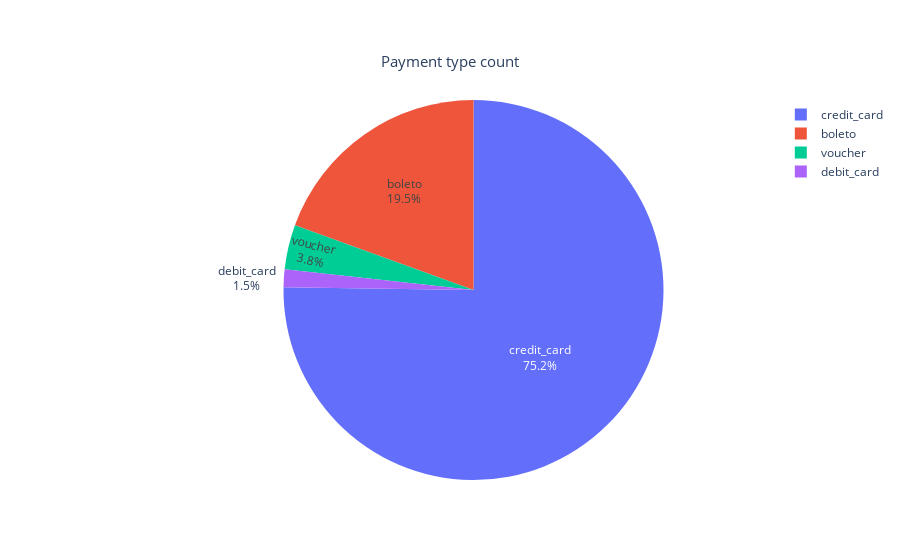

Notebook code cell kept with this figure:
### Code cell
# Import the required library for graph objects (그래프 객체 라이브러리 호출)
import plotly.graph_objects as go

# Create a figure for the pie chart (파이 차트용 Figure 생성)
fig = go.Figure()

# Add a pie chart trace to the figure (파이 차트 트레이스 추가)
fig.add_trace(
    go.Pie(
        labels=payment_type_count.index,     # Slice labels are the payment types (슬라이스 라벨: 결제 수단)
        values=payment_type_count.values,    # Slice sizes are the order counts (슬라이스 크기: 주문 수)
        textinfo="label+percent"             # Display label and percentage (라벨과 백분율 표시)
    )
)

# Update the layout of the chart (차트 레이아웃 업데이트)
fig.update_layout(
    {
        "title": {
            "text": "Payment type count",    # Title text (그래프 제목)
            "font": {
                "size": 15                   # Title font size (제목 글자 크기)
            },
            "x": 0.5,                        # Center the title horizontally (제목을 수평 중앙에 정렬)
            "y": 0.9                         # Vertical position of the title (제목의 수직 위치)
        },
        "showlegend": True                   # Show legend (범례 표시)
    }
)

fig.show()  # Display the pie chart (파이 차트 출력)

### Figure 1 — Plotly figure (JSON) as saved in the notebook; plotly's stock layout.template omitted (floating-point values rounded to 4 significant figures)
{"data": [{"labels": ["credit_card", "boleto", "voucher", "debit_card"], "textinfo": "label+percent", "type": "pie", "values": [76505, 19784, 3866, 1528]}], "layout": {"showlegend": true, "title": {"font": {"size": 15}, "text": "Payment type count", "x": 0.5, "y": 0.9}}}
